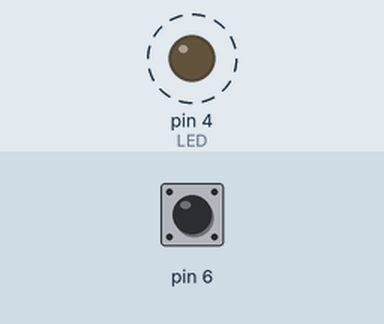
Recording of a sketch running on a simulated Arduino Uno, built with avr-gcc and run on an emulated ATmega328P. On the bench: output pins drawn as LEDs (lit = HIGH). Dashed ring = blinking. The inputs (shaded band) are chosen by the test bench; at power-on: pin 6 HIGH.

Above: at 0.5 s.
Timing chart, 0 to 4.6 s (numbered marks = the images above):
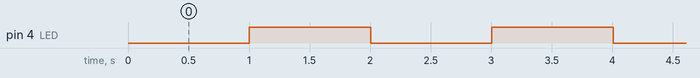

Measured:
- by itself, pin 4 (LED): alternates HIGH for 1.0 s and LOW for 1.0 s

The sketch:

Sketch4_3.ino
```cpp
// Sketch4_3.ino
int timerMode = 0;    // モード管理
int btnStatus = LOW;  // ボタン状態
// 時間の管理
unsigned long measureTime = millis();

void setup() {
  pinMode(6, INPUT);   // ボタン
  pinMode(4, OUTPUT);  // LED
}

void loop() {
  if (digitalRead(6) == LOW) {
    btnStatus = LOW;  // 直前のボタン状態を記録
  } else {
    delay(10);
    // ボタンが押されたら10ミリ秒待って再度確認
    // 直前までボタンが押されていなかったことを確認
    if (digitalRead(6) == HIGH && btnStatus == LOW) {
      // モードの切り替え
      timerMode++;
      if (3 <= timerMode) {
        timerMode = 0;
      }
      btnStatus = HIGH;  // 直前のボタン状態をHIGHで記録
    }
  }
  // 1秒ごとの処理
  if (1000 <= (millis() - measureTime)) {
    measureTime += 1000;
    // モード0の処理
    if (timerMode == 0) {
      digitalWrite(4, LOW);
    }
    // モード1の処理
    if (timerMode == 1) {
      digitalWrite(4, !digitalRead(4));
    }
    // モード2の処理
    if (timerMode == 2) {
      digitalWrite(4, HIGH);
    }
  }
}
```
